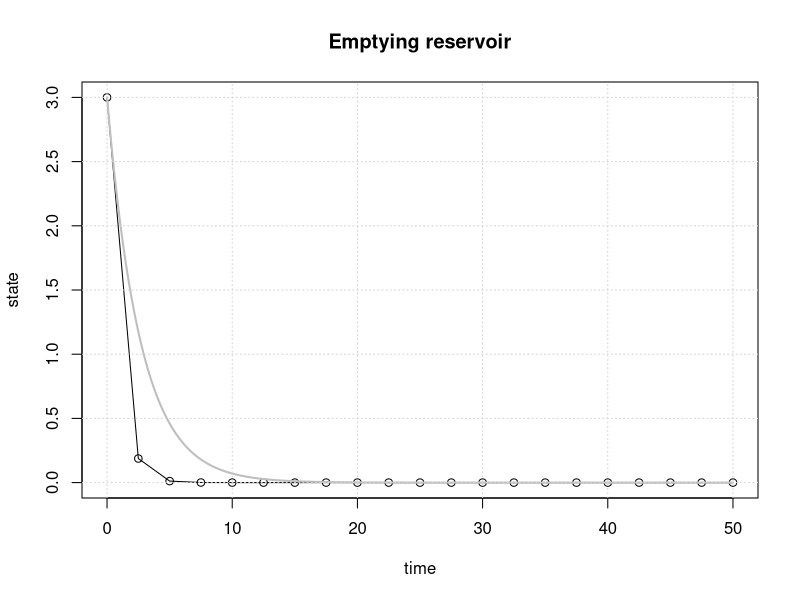

The R script that drew this image:
## ---- chunk 1
# system function
sys.fun = function(state)
{
    newstate = state + dt/A*(-alpha*state)
    return(newstate)
}

# Initial parameter values
begin.time = 0     # usually this variable is set to 0
end.time   = 50    # end time of the simulation 
dt         = 2.5   # delta t; time discretisation 
init.state = 3     # state of the system at the beginning of the simulation 

# reservoir parameter values
A         = 4.0   # area
alpha     = 1.5  # decay constant

# Simulation initialisation
time = begin.time
result.state = c(init.state)
result.time = c(time)
current.state = init.state

# Simulation
while(time < end.time)
{
    current.state = sys.fun(current.state)
    result.state = c(result.state,current.state)
    time = time + dt
    result.time = c(result.time,time)
}

# Analytical solution
time.sequence = seq(begin.time,end.time, by=0.1)
analyt.state=init.state * exp(-time.sequence*alpha/A)

# Plotting
plot(result.time, result.state,type='o', xlab="time", ylab="state")
lines(time.sequence, analyt.state, col='grey', lwd=2)
title(main='Emptying reservoir')
grid()

# Number of function evaluations
num_eval = length(result.time)
